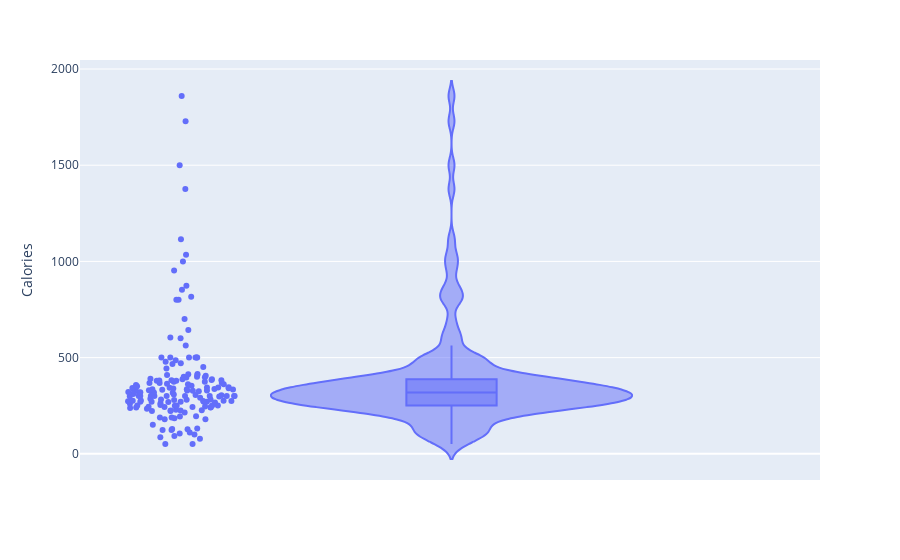

Notebook code for this chart:
### Code cell
fig = px.violin(df, y="Calories", box=True, # draw box plot inside the violin
                points='all', # can be 'outliers', or False
               )
fig.show()

### Figure 1 — Plotly figure (JSON) as saved in the notebook; plotly's stock layout.template omitted (floating-point values rounded to 4 significant figures; data arrays with more than 128 entries replaced by an {"elided": "..."} marker saying what was removed)
{"data": [{"alignmentgroup": "True", "box": {"visible": true}, "hovertemplate": "Calories=%{y}<extra></extra>", "legendgroup": "", "marker": {"color": "#636efa"}, "name": "", "offsetgroup": "", "orientation": "v", "points": "all", "scalegroup": "True", "showlegend": false, "type": "violin", "x0": " ", "xaxis": "x", "y": {"elided": "169 float values"}, "y0": " ", "yaxis": "y"}], "layout": {"legend": {"tracegroupgap": 0}, "margin": {"t": 60}, "violinmode": "group", "xaxis": {"anchor": "y", "domain": [0, 1]}, "yaxis": {"anchor": "x", "domain": [0, 1], "title": {"text": "Calories"}}}}
